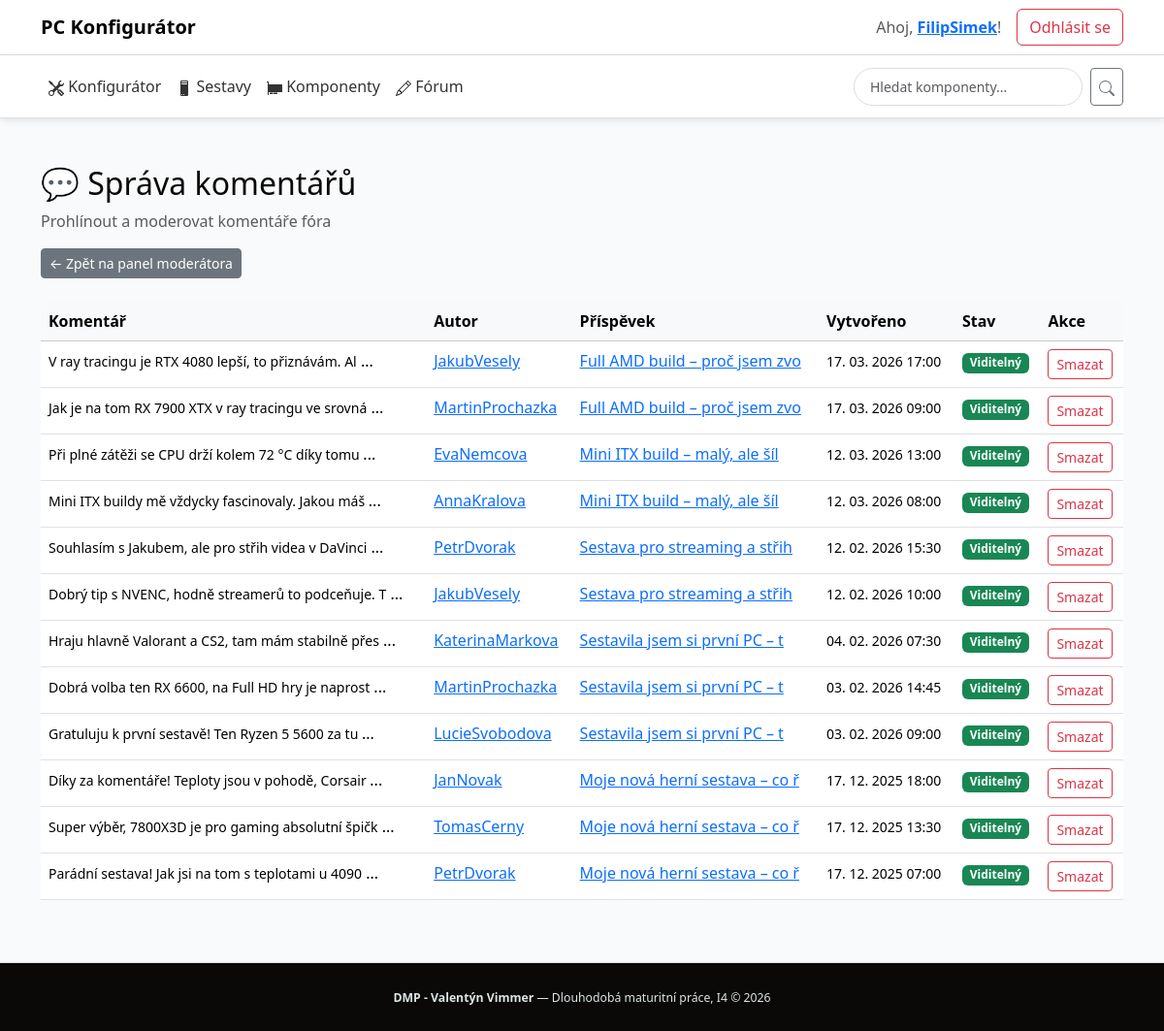
/public/moderator/manage_comments.php (signed in), run on the app's committed database.
### tables this page shows
CREATE TABLE `forum_comments` (
  `id` int(10) UNSIGNED NOT NULL,
  `postId` int(10) UNSIGNED NOT NULL,
  `userId` int(10) UNSIGNED NOT NULL,
  `content` text NOT NULL,
  `isVisible` tinyint(1) DEFAULT 1,
  `createdAt` timestamp NOT NULL DEFAULT current_timestamp(),
  `updatedAt` timestamp NOT NULL DEFAULT current_timestamp() ON UPDATE current_timestamp()
);

CREATE TABLE `users` (
  `id` int(10) UNSIGNED NOT NULL,
  `username` varchar(255) NOT NULL,
  `email` varchar(255) NOT NULL,
  `email_verified` tinyint(1) NOT NULL DEFAULT 0,
  `verification_token` varchar(255) DEFAULT NULL,
  `verification_token_expires` datetime DEFAULT NULL,
  `password_reset_token` varchar(255) DEFAULT NULL,
  `password_reset_token_expires` datetime DEFAULT NULL,
  `password` varchar(255) NOT NULL,
  `subscription` tinyint(3) NOT NULL,
  `roleId` int(10) UNSIGNED NOT NULL,
  `is_banned` tinyint(1) DEFAULT 0,
  `bannedAt` timestamp NULL DEFAULT NULL,
  `banReason` text DEFAULT NULL,
  `bannedBy` int(10) UNSIGNED DEFAULT NULL,
  `createdAt` timestamp NOT NULL DEFAULT current_timestamp(),
  `updatedAt` timestamp NULL DEFAULT current_timestamp()
);

CREATE TABLE `forum_posts` (
  `id` int(10) UNSIGNED NOT NULL,
  `userId` int(10) UNSIGNED NOT NULL,
  `buildId` int(10) UNSIGNED DEFAULT NULL,
  `title` varchar(255) NOT NULL,
  `content` text NOT NULL,
  `isVisible` tinyint(1) DEFAULT 1,
  `createdAt` timestamp NOT NULL DEFAULT current_timestamp(),
  `updatedAt` timestamp NOT NULL DEFAULT current_timestamp() ON UPDATE current_timestamp()
);

### public/moderator/manage_comments.php (the view, shortened to what this page needs)
<?php
require_once(__DIR__ . '/../../db/connection.php');
try {
    $stmt = $pdo->prepare('
        SELECT fc.id, fc.content, fc.postId, fc.isVisible,
               fc.createdAt, fc.updatedAt, u.username as authorUsername, u.id as userId,
               fp.title as postTitle
        FROM forum_comments fc
        JOIN users u ON fc.userId = u.id
        JOIN forum_posts fp ON fc.postId = fp.id
        WHERE fc.isVisible = TRUE
        ORDER BY fc.createdAt DESC
        LIMIT 100
    ');
    $stmt->execute();
    $comments = $stmt->fetchAll(PDO::FETCH_ASSOC);
} catch (Exception $e) {
    error_log("Manage comments error: " . $e->getMessage());
    $comments = [];
}
?>
<!DOCTYPE html>
<html lang="cs">
<head>
    <link href="https://cdn.jsdelivr.net/npm/bootstrap@5.3.3/dist/css/bootstrap.min.css" rel="stylesheet">
    <link rel="stylesheet" href="/dmp/assets/css/style.css">
</head>
<body>
<?php include_once('../../includes/navbar.php'); ?>
<div class="container py-5">
    <div class="mb-4">
        <h2>💬 Správa komentářů</h2>
        <p class="text-muted">Prohlínout a moderovat komentáře fóra</p>
        <a href="/dmp/public/moderator/index.php" class="btn btn-secondary btn-sm">← Zpět na panel moderátora</a>
    </div>
    <?php if (empty($comments)): ?>
        <div class="alert alert-info">
            Žádné komentáře nenalezeny.
        </div>
    <?php else: ?>
        <div class="table-responsive">
            <table class="table table-hover">
                <thead class="table-light">
                    <tr>
                        <th>Komentář</th>
                        <th>Autor</th>
                        <th>Příspěvek</th>
                        <th>Vytvořeno</th>
                        <th>Stav</th>
                        <th>Akce</th>
                    </tr>
                </thead>
                <tbody>
                    <?php foreach ($comments as $comment): ?>
                    <tr>
                        <td>
                            <small><?= htmlspecialchars(mb_substr($comment['content'], 0, 50, 'UTF-8')) ?></small>
                            <?php if (mb_strlen($comment['content'], 'UTF-8') > 50): ?>
                                ...
                            <?php endif; ?>
                        </td>
                        <td>
                            <a href="/dmp/public/profile.php?id=<?= $comment['userId'] ?>">
                                <?= htmlspecialchars($comment['authorUsername']) ?>
                            </a>
                        </td>
                        <td>
                            <a href="/dmp/public/forum_post.php?id=<?= $comment['postId'] ?>">
                                <?= htmlspecialchars(mb_substr($comment['postTitle'], 0, 30, 'UTF-8')) ?>
                            </a>
                        </td>
                        <td>
                            <small><?= date('d. m. Y H:i', strtotime($comment['createdAt'])) ?></small>
                        </td>
                        <td>
                            <?php if ($comment['isVisible']): ?>
                                <span class="badge bg-success">Viditelný</span>
                            <?php else: ?>
                                <span class="badge bg-danger">Skrytý</span>
                            <?php endif; ?>
                        </td>
                        <td>
                            <button class="btn btn-sm btn-outline-danger"
                                    onclick="deleteComment(<?= $comment['id'] ?>)">Smazat</button>
                        </td>
                    </tr>
                    <?php endforeach; ?>
                </tbody>
            </table>
        </div>
    <?php endif; ?>
</div>
<?php include_once('../../includes/footer.php'); ?>
</body>
</html>

### assets/css/style.css (style rules this page uses)
body { background-color: #f9fafb; color: #0A0908; font-family: system-ui, -apple-system, BlinkMacSystemFont, "Segoe UI", sans-serif; display: flex; flex-direction: column; }
html { height: 100%; }
body { min-height: 100vh; }
body > *:not(footer) { flex: 0 0 auto; }

### data on the page
forum_comments: content "V ray tracingu je RTX 4080 lepší, to přiznávám. Al", userId.username "JakubVesely", postId.title "Full AMD build – proč jsem zvo", createdAt "17. 03. 2026 17:00", isVisible "Viditelný"
forum_comments: content "Jak je na tom RX 7900 XTX v ray tracingu ve srovná", userId.username "MartinProchazka", postId.title "Full AMD build – proč jsem zvo", createdAt "17. 03. 2026 09:00", isVisible "Viditelný"
forum_comments: content "Při plné zátěži se CPU drží kolem 72 °C díky tomu", userId.username "EvaNemcova", postId.title "Mini ITX build – malý, ale šíl", createdAt "12. 03. 2026 13:00", isVisible "Viditelný"
forum_comments: content "Mini ITX buildy mě vždycky fascinovaly. Jakou máš", userId.username "AnnaKralova", postId.title "Mini ITX build – malý, ale šíl", createdAt "12. 03. 2026 08:00", isVisible "Viditelný"
forum_comments: content "Souhlasím s Jakubem, ale pro střih videa v DaVinci", userId.username "PetrDvorak", postId.title "Sestava pro streaming a střih", createdAt "12. 02. 2026 15:30", isVisible "Viditelný"
forum_comments: content "Dobrý tip s NVENC, hodně streamerů to podceňuje. T", userId.username "JakubVesely", postId.title "Sestava pro streaming a střih", createdAt "12. 02. 2026 10:00", isVisible "Viditelný"
forum_comments: content "Hraju hlavně Valorant a CS2, tam mám stabilně přes", userId.username "KaterinaMarkova", postId.title "Sestavila jsem si první PC – t", createdAt "04. 02. 2026 07:30", isVisible "Viditelný"
forum_comments: content "Dobrá volba ten RX 6600, na Full HD hry je naprost", userId.username "MartinProchazka", postId.title "Sestavila jsem si první PC – t", createdAt "03. 02. 2026 14:45", isVisible "Viditelný"
forum_comments: content "Gratuluju k první sestavě! Ten Ryzen 5 5600 za tu", userId.username "LucieSvobodova", postId.title "Sestavila jsem si první PC – t", createdAt "03. 02. 2026 09:00", isVisible "Viditelný"
forum_comments: content "Díky za komentáře! Teploty jsou v pohodě, Corsair", userId.username "JanNovak", postId.title "Moje nová herní sestava – co ř", createdAt "17. 12. 2025 18:00", isVisible "Viditelný"
forum_comments: content "Super výběr, 7800X3D je pro gaming absolutní špičk", userId.username "TomasCerny", postId.title "Moje nová herní sestava – co ř", createdAt "17. 12. 2025 13:30", isVisible "Viditelný"
forum_comments: content "Parádní sestava! Jak jsi na tom s teplotami u 4090", userId.username "PetrDvorak", postId.title "Moje nová herní sestava – co ř", createdAt "17. 12. 2025 07:00", isVisible "Viditelný"

### other printed values
$username "FilipSimek"
